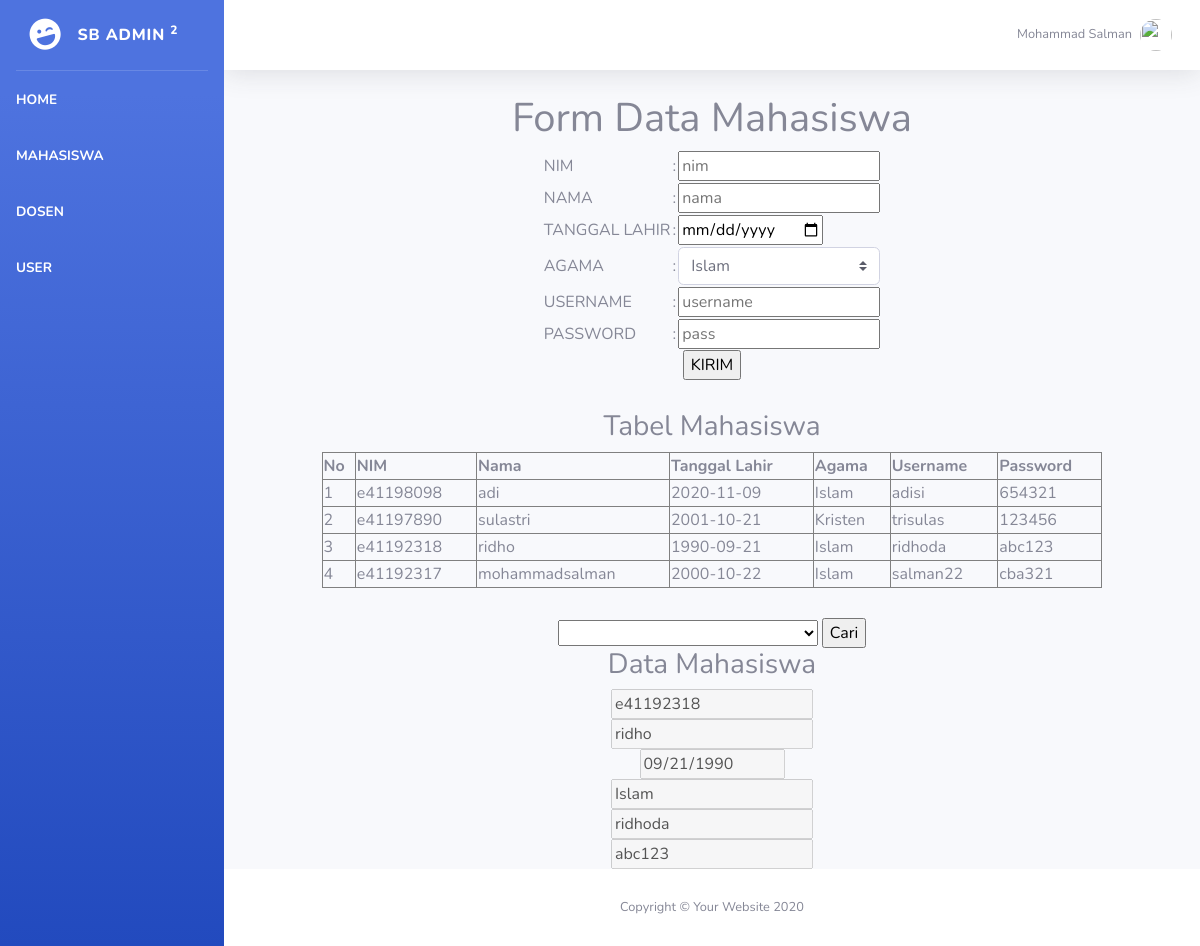
The app's page /web_bootstrap_mohammad_salman_tugas/mahasiswa.php?nim=e41192318 with its own data.
### tables this page shows
CREATE TABLE `mahasiswa` (
  `nim` varchar(9) NOT NULL,
  `nama` varchar(50) NOT NULL,
  `tanggal_lahir` date NOT NULL,
  `agama` varchar(20) NOT NULL,
  `username` varchar(30) NOT NULL,
  `password` varchar(20) NOT NULL
);

### web_bootstrap_mohammad_salman_tugas/mahasiswa.php (the view, shortened to what this page needs)
<?php
include_once("config.php");
$result = mysqli_query($mysqli, "SELECT * FROM mahasiswa ORDER BY nim DESC");
?>
<!DOCTYPE html>
<html lang="en">
<head>
  <link href="vendor/fontawesome-free/css/all.min.css" rel="stylesheet" type="text/css">
  <link href="css/sb-admin-2.min.css" rel="stylesheet">
</head>
<body id="page-top">
  <div id="wrapper">
    <?php include "./sidebar.php"?>
    <div id="content-wrapper" class="d-flex flex-column">
      <div id="content">
        <nav class="navbar navbar-expand navbar-light bg-white topbar mb-4 static-top shadow">
          <ul class="navbar-nav ml-auto">
            <li class="nav-item dropdown no-arrow">
              <a class="nav-link dropdown-toggle" href="#" id="userDropdown" role="button" data-toggle="dropdown" aria-haspopup="true" aria-expanded="false">
                <span class="mr-2 d-none d-lg-inline text-gray-600 small">Mohammad Salman</span>
                <img class="img-profile rounded-circle" src="https://source.unsplash.com/QAB-WJcbgJk/60x60">
              </a>
            </li>
          </ul>
        </nav>
      <center>
  <h1>Form Data Mahasiswa</h1>
  <form action="simpan.php" method="POST">
    <table>
      <tr>
        <td>NIM</td>
        <td>:</td>
        <td><input type="text" name="ta" placeholder="nim" onKeyDown="textCounter(this.form.ta,this.form.countDisplay);" onKeyUp="textCounter(this.form.ta,this.form.countDisplay);"></td>
      </tr>
      <tr>
        <td>NAMA</td>
        <td>:</td>
        <td><input type="text" name="nama" placeholder="nama" onkeypress="return huruf(event)" onkeydown="return namafungsi(event)"></td>
      </tr>
      <tr>
        <td>TANGGAL LAHIR</td>
        <td>:</td>
        <td><input type="date" name="tgl_lahir"></td>
      </tr>
      <tr>
        <td>AGAMA</td>
        <td>:</td>
        <td><select class="custom-select" name="agama">
                <option value="Islam">Islam</option>
            </select>
        </td>
      </tr>
      <tr>
        <td>USERNAME</td>
        <td>:</td>
        <td><input type="text" name="username" placeholder="username"></td>
      </tr>
      <tr>
        <td>PASSWORD</td>
        <td>:</td>
        <td><input type="password" name="password" placeholder="pass"></td>
      </tr>
    </table>
    <center><input type="submit" name="" value="KIRIM"></center>
    <h3 style="margin-top: 30px;">Tabel Mahasiswa</h3>
    <table width='80%' border=1>
      <tr>
        <th>No</th> <th>NIM</th> <th>Nama</th> <th>Tanggal Lahir</th> <th>Agama</th> <th>Username</th> <th>Password</th>
      </tr>
    <?php
      $no=1;
      while($user_data = mysqli_fetch_array($result)) {
          echo "<tr>";
          echo "<td>".$no++."</td>";
          echo "<td>".$user_data['nim']."</td>";
          echo "<td>".$user_data['nama']."</td>";
          echo "<td>".$user_data['tanggal_lahir']."</td>";
          echo "<td>".$user_data['agama']."</td>";
          echo "<td>".$user_data['username']."</td>";
          echo "<td>".$user_data['password']."</td>";
      }
    ?>
    </table>
    </form>
<form>
    <div style="margin-top: 30px;">
    <form method="GET">
      <select name="nim">
        <option value=""></option>
          <?php
            $result = mysqli_query($mysqli,"SELECT * FROM mahasiswa");
            while($user_data = mysqli_fetch_array($result)){
              ?>
                <option value="<?=$user_data['nim']?>"><?=$user_data['nim']." - ".$user_data['nama']?></option>
          <?php
        }
       ?>
      </select>
      <input type="submit" value="Cari">
    </form>
    <?php
      if (isset($_GET['nim'])) {
        if ($_GET['nim']!="") {
          $result = mysqli_query($mysqli,"SELECT * FROM mahasiswa WHERE nim='".$_GET['nim']."'");
          $user_data = mysqli_fetch_assoc($result);
          ?>
          <form>
          <h3>Data Mahasiswa</h3>
            <input type="text" name="nim" placeholder="nim" disabled value="<?=$user_data['nim']?>"><br>
            <input type="text" name="nama" placeholder="nama" disabled value="<?=$user_data['nama']?>"><br>
            <input type="date" name="tgl_lahir" placeholder="tgl" disabled value="<?=$user_data['tanggal_lahir']?>"><br>
            <input type="text" name="agama" placeholder="agama" disabled value="<?=$user_data['agama']?>"><br>
            <input type="text" name="username" placeholder="username" disabled value="<?=$user_data['username']?>"><br>
            <input type="text" name="password" placeholder="alamat" disabled value="<?=$user_data['password']?>"><br>
          </form>
          <?php
        }else{
          echo "Oops Nim harus di isi";
        }
      }
     ?>
  </div>
</form>
      <footer class="sticky-footer bg-white">
        <div class="container my-auto">
          <div class="copyright text-center my-auto">
            <span>Copyright &copy; Your Website 2020</span>
          </div>
        </div>
      </footer>
    </div>
  </div>
</body>
</html>

### records on screen
mahasiswa: nim "e41198098", nama "adi", tanggal_lahir "2020-11-09", agama "Islam", username "adisi", password "654321"
mahasiswa: nim "e41197890", nama "sulastri", tanggal_lahir "2001-10-21", agama "Kristen", username "trisulas", password "123456"
mahasiswa: nim "e41192318", nama "ridho", tanggal_lahir "1990-09-21", agama "Islam", username "ridhoda", password "abc123", tgl_lahir "09/21/1990"
mahasiswa: nim "e41192317", nama "mohammadsalman", tanggal_lahir "2000-10-22", agama "Islam", username "salman22", password "cba321"
